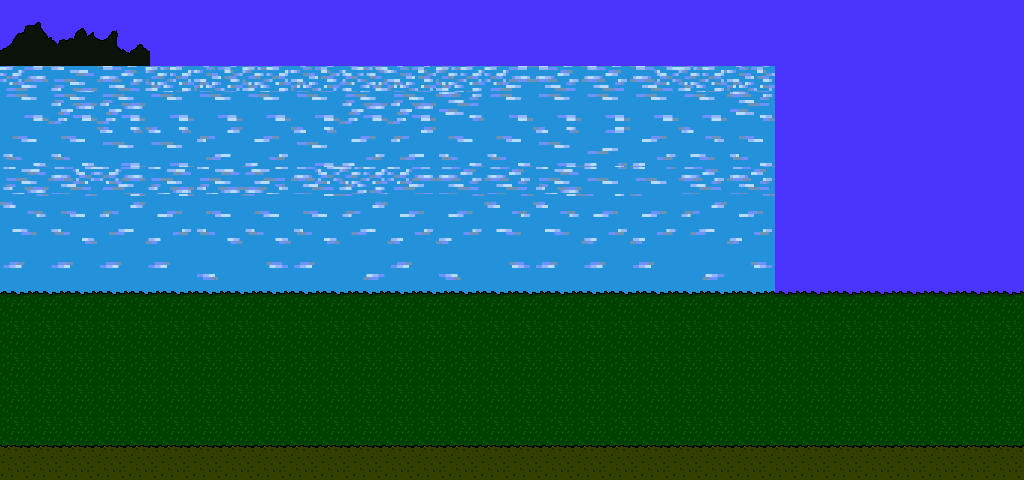

A 2D game scene composited from a Tiled map and its tileset images. What follows is a short description and the map's XML, with every tile layer's data as written:
An orthogonal 32x15 tile map with 32x32 px tiles, 1 tile layer (Tile Layer 1), 5 image layers and 3 objects (spawn).

<map version="1.11" tiledversion="1.11.0" orientation="orthogonal" renderorder="right-down" width="32" height="15" tilewidth="32" tileheight="32" infinite="0" backgroundcolor="#4c34ff" nextlayerid="14" nextobjectid="4">
 <editorsettings>
  <export target="fnas1.lua" format="lua" />
 </editorsettings>
 <tileset firstgid="1" source="../tilesets/emerset.tsx" />
 <group id="8" name="background">
  <imagelayer id="10" name="ghwater4" offsetx="0" offsety="66" parallaxx="1.2" repeatx="1">
   <image source="../../../assets/sprites/world/maps/emerset/background/ghwater4.png" width="775" height="41" />
  </imagelayer>
  <imagelayer id="13" name="ghwater3" offsetx="0" offsety="158" parallaxx="1.3" repeatx="1">
   <image source="../../../assets/sprites/world/maps/emerset/background/ghwater3.png" width="775" height="66" />
  </imagelayer>
  <imagelayer id="12" name="ghwater2" offsetx="0" offsety="92" parallaxx="1.4" repeatx="1">
   <image source="../../../assets/sprites/world/maps/emerset/background/ghwater2.png" width="775" height="75" />
  </imagelayer>
  <imagelayer id="11" name="ghwater1" offsetx="0" offsety="194" parallaxx="1.5" repeatx="1">
   <image source="../../../assets/sprites/world/maps/emerset/background/ghwater1.png" width="775" height="110" />
  </imagelayer>
  <imagelayer id="9" name="mountain" offsetx="0" offsety="22" parallaxx="1.2" repeatx="1">
   <image source="../../../assets/sprites/world/maps/emerset/background/mountains.png" width="150" height="44" />
  </imagelayer>
 </group>
 <layer id="1" name="Tile Layer 1" width="32" height="15">
  <data encoding="csv">
0,0,0,0,0,0,0,0,0,0,0,0,0,0,0,0,0,0,0,0,0,0,0,0,0,0,0,0,0,0,0,0,
0,0,0,0,0,0,0,0,0,0,0,0,0,0,0,0,0,0,0,0,0,0,0,0,0,0,0,0,0,0,0,0,
0,0,0,0,0,0,0,0,0,0,0,0,0,0,0,0,0,0,0,0,0,0,0,0,0,0,0,0,0,0,0,0,
0,0,0,0,0,0,0,0,0,0,0,0,0,0,0,0,0,0,0,0,0,0,0,0,0,0,0,0,0,0,0,0,
0,0,0,0,0,0,0,0,0,0,0,0,0,0,0,0,0,0,0,0,0,0,0,0,0,0,0,0,0,0,0,0,
0,0,0,0,0,0,0,0,0,0,0,0,0,0,0,0,0,0,0,0,0,0,0,0,0,0,0,0,0,0,0,0,
0,0,0,0,0,0,0,0,0,0,0,0,0,0,0,0,0,0,0,0,0,0,0,0,0,0,0,0,0,0,0,0,
0,0,0,0,0,0,0,0,0,0,0,0,0,0,0,0,0,0,0,0,0,0,0,0,0,0,0,0,0,0,0,0,
0,0,0,0,0,0,0,0,0,0,0,0,0,0,0,0,0,0,0,0,0,0,0,0,0,0,0,0,0,0,0,0,
35,36,37,35,36,37,35,36,37,35,36,37,35,36,37,35,36,37,35,36,37,35,36,37,35,36,37,35,36,37,35,36,
51,52,53,51,52,53,67,68,69,51,52,53,51,52,53,51,52,53,51,52,53,51,52,53,51,52,53,51,52,53,51,52,
67,68,69,67,68,69,67,68,69,67,68,69,67,68,69,67,68,69,67,68,69,67,68,69,67,68,69,67,68,69,67,68,
83,84,85,83,84,85,83,84,85,83,84,85,83,84,85,83,84,85,83,84,85,83,84,85,83,84,85,83,84,85,83,84,
99,100,101,99,100,101,99,100,101,99,100,101,99,100,101,99,100,101,99,100,101,99,100,101,99,100,101,99,100,101,99,100,
147,147,147,147,147,147,147,147,147,147,147,147,147,147,147,147,147,147,147,147,147,147,147,147,147,147,147,147,147,147,147,147
</data>
 </layer>
 <objectgroup color="#0000fa" id="3" name="collision">
  <object id="2" x="0" y="224" width="1024" height="64" />
  <object id="3" x="0" y="448" width="1024" height="32" />
 </objectgroup>
 <objectgroup color="#fa00fa" id="6" name="objects" />
 <objectgroup color="#fa00fa" id="7" name="markers">
  <object id="1" name="spawn" x="319.94" y="368.503">
   <point />
  </object>
 </objectgroup>
</map>